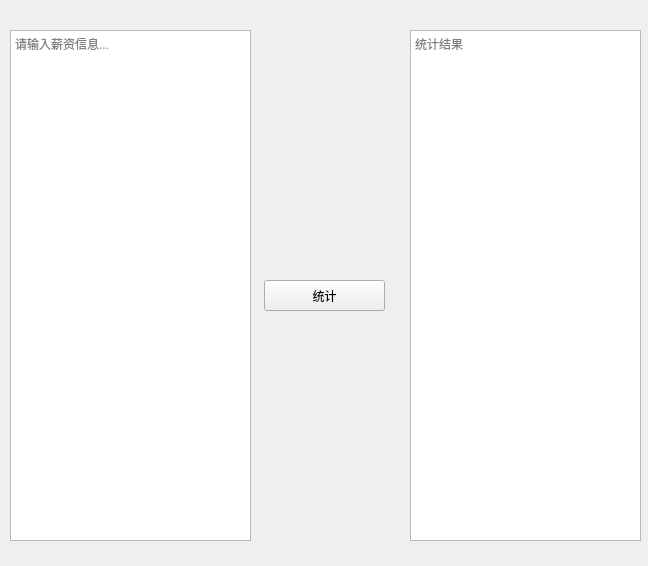
<?xml version="1.0" encoding="UTF-8"?>
<ui version="4.0">
 <class>Form</class>
 <widget class="QWidget" name="Form">
  <property name="geometry">
   <rect>
    <x>0</x>
    <y>0</y>
    <width>648</width>
    <height>566</height>
   </rect>
  </property>
  <property name="windowTitle">
   <string>统计薪资</string>
  </property>
  <widget class="QPlainTextEdit" name="Input">
   <property name="geometry">
    <rect>
     <x>10</x>
     <y>30</y>
     <width>241</width>
     <height>511</height>
    </rect>
   </property>
   <property name="documentTitle">
    <string/>
   </property>
   <property name="placeholderText">
    <string>请输入薪资信息...</string>
   </property>
  </widget>
  <widget class="QPlainTextEdit" name="Output">
   <property name="geometry">
    <rect>
     <x>410</x>
     <y>30</y>
     <width>231</width>
     <height>511</height>
    </rect>
   </property>
   <property name="placeholderText">
    <string>统计结果</string>
   </property>
  </widget>
  <widget class="QPushButton" name="pushButton">
   <property name="geometry">
    <rect>
     <x>264</x>
     <y>280</y>
     <width>121</width>
     <height>31</height>
    </rect>
   </property>
   <property name="contextMenuPolicy">
    <enum>Qt::NoContextMenu</enum>
   </property>
   <property name="text">
    <string>统计</string>
   </property>
  </widget>
 </widget>
 <resources/>
 <connections/>
</ui>
